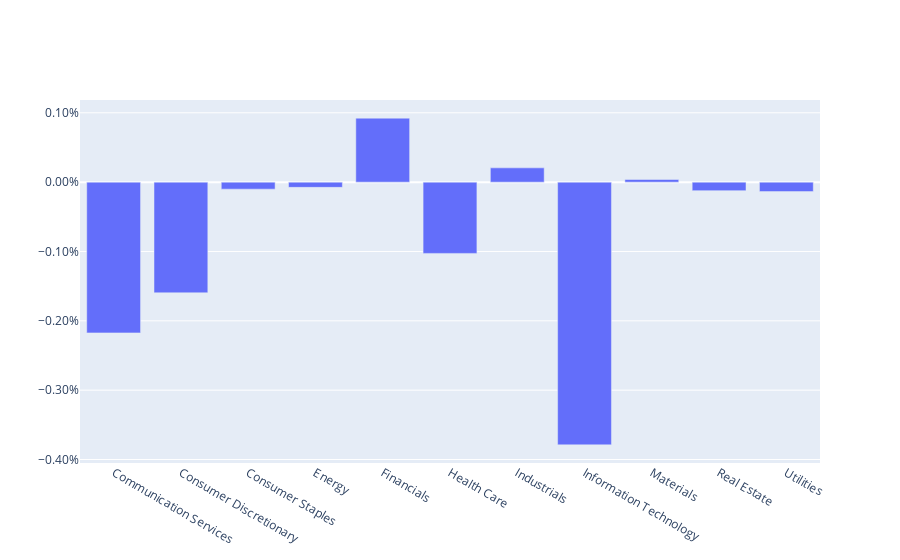

Source (notebook cell):
### Code cell
plt = go.Figure(go.Bar(x = df_sector_change.index, y = df_sector_change['WeightedChangePercent']))
plt.update_layout(yaxis=dict(tickformat=".2%"))
plotly.io.show(plt)

### Figure 1 — Plotly figure (JSON) as saved in the notebook; plotly's stock layout.template omitted (floating-point values rounded to 4 significant figures)
{"data": [{"type": "bar", "x": ["Communication Services", "Consumer Discretionary", "Consumer Staples", "Energy", "Financials", "Health Care", "Industrials", "Information Technology", "Materials", "Real Estate", "Utilities"], "y": [-0.002174, -0.001596, -0.0001009, -7.515e-05, 0.000923, -0.001028, 0.0002061, -0.003789, 3.809e-05, -0.0001224, -0.0001362]}], "layout": {"yaxis": {"tickformat": ".2%"}}}
